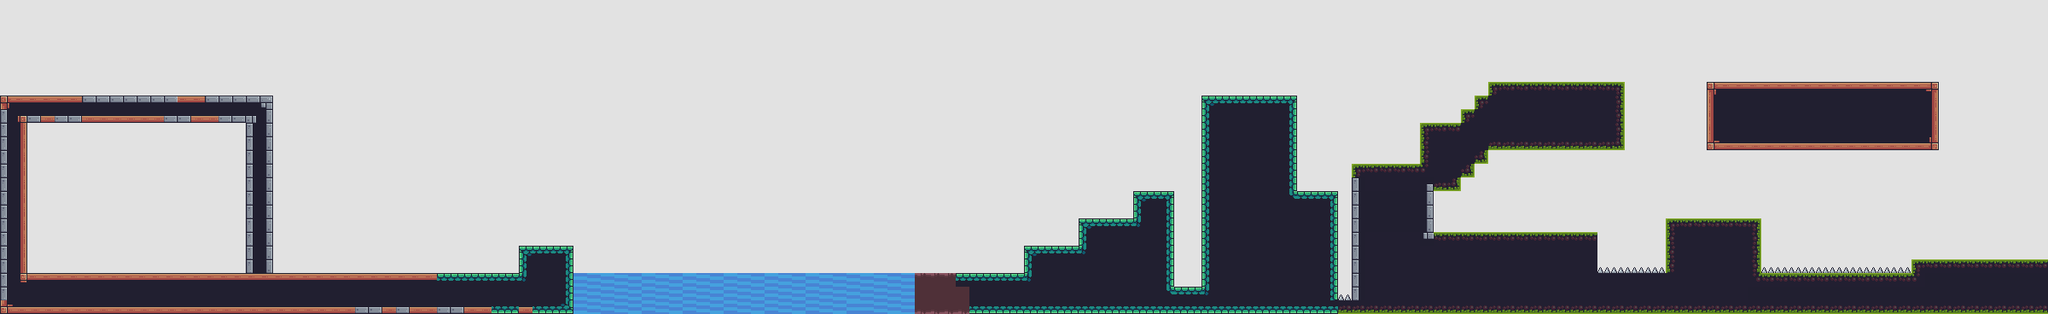

The image is a tile-based game level rendered from a .tmx file. Its description and source (layers, tilesets, objects; grid data summarised) follow:
An orthogonal 150x23 tile map with 16x16 px tiles, 3 tile layers (Tile Layer 1, Spikes, Breakable Tiles), 3 hidden layers not drawn, 4 tilesets and 2 objects (start point, end point).

<map version="1.9" tiledversion="1.9.0" orientation="orthogonal" renderorder="right-down" width="150" height="23" tilewidth="16" tileheight="16" infinite="0" backgroundcolor="#e2e2e2" nextlayerid="11" nextobjectid="4">
 <tileset firstgid="1" name="Terrain (16x16)" tilewidth="16" tileheight="16" tilecount="242" columns="22">
  <image source="../../assets/Pixel_Adventure_1/Free/Terrain/Terrain (16x16).png" width="352" height="176" />
 </tileset>
 <tileset firstgid="243" name="tileset" tilewidth="16" tileheight="16" tilecount="72" columns="12">
  <image source="../../assets/platform_metroidvania_asset_pack v1.01/tiles and background_foreground (new)/tileset.png" width="192" height="96" />
 </tileset>
 <tileset firstgid="315" name="waterfall_anim_strip_4" tilewidth="16" tileheight="16" tilecount="4" columns="4">
  <image source="../../assets/platform_metroidvania_asset_pack v1.01/tiles and background_foreground (new)/waterfall_anim_strip_4.png" width="64" height="24" />
 </tileset>
 <tileset firstgid="319" name="Idle" tilewidth="16" tileheight="16" tilecount="1" columns="1">
  <image source="../../assets/Pixel_Adventure_1/Free/Traps/Spikes/Idle.png" width="16" height="16" />
 </tileset>
 <imagelayer id="5" name="bg_0" visible="0" repeatx="1">
  <image source="../../assets/platform_metroidvania_asset_pack v1.01/tiles and background_foreground (new)/bg_0.png" width="240" height="160" />
  <properties>
   <property name="speed" type="float" value="1.2" />
  </properties>
 </imagelayer>
 <imagelayer id="6" name="bg_1" visible="0" repeatx="1">
  <image source="../../assets/platform_metroidvania_asset_pack v1.01/tiles and background_foreground (new)/bg_1.png" width="240" height="160" />
  <properties>
   <property name="speed" type="float" value="1.5" />
  </properties>
 </imagelayer>
 <imagelayer id="7" name="bg_2" visible="0" repeatx="1">
  <image source="../../assets/platform_metroidvania_asset_pack v1.01/tiles and background_foreground (new)/bg_2.png" width="240" height="160" />
  <properties>
   <property name="speed" type="float" value="1.7" />
  </properties>
 </imagelayer>
 <layer id="1" name="Tile Layer 1" width="150" height="23" locked="1">
  <data>[3450 cells, 894 non-empty, 44 distinct tile ids]</data>
 </layer>
 <layer id="9" name="Spikes" width="150" height="23" locked="1">
  <data>[3450 cells, 17 non-empty, 1 distinct tile ids]</data>
 </layer>
 <layer id="8" name="Breakable Tiles" width="150" height="23" locked="1">
  <data>[3450 cells, 75 non-empty, 8 distinct tile ids]</data>
 </layer>
 <objectgroup id="4" name="points">
  <object id="2" name="start point" x="96" y="96" width="16" height="16">
   <properties>
    <property name="spritesheet" type="file" value="../../assets/platform_metroidvania_asset_pack v1.01/herochar sprites(new)/herochar_spritesheet(new).png" />
   </properties>
  </object>
  <object id="3" name="end point" x="2080" y="32" width="16" height="16">
   <properties>
    <property name="sprite" type="file" value="../../assets/platform_metroidvania_asset_pack v1.01/miscellaneous sprites/door.png" />
   </properties>
  </object>
 </objectgroup>
</map>
